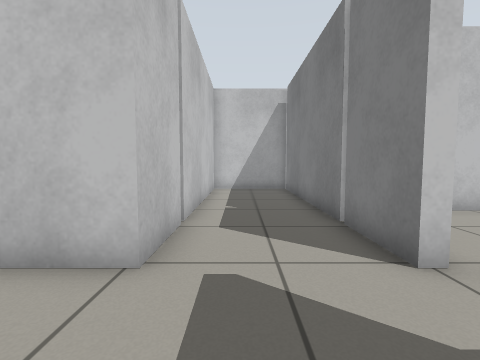
[1] (above)

16 first-person views from a walk through a robot-simulator world made for Gazebo. The camera is 0.69 m above the floor, tilts 4° down and sees 85° across. The floor is counted in squares, 0.5 m on a side. Each view is taken from the middle of a square. On the plan, view 1 faces up. The plan holds only what a view shows up to about 13 squares ahead; the rest is blank.

[2]
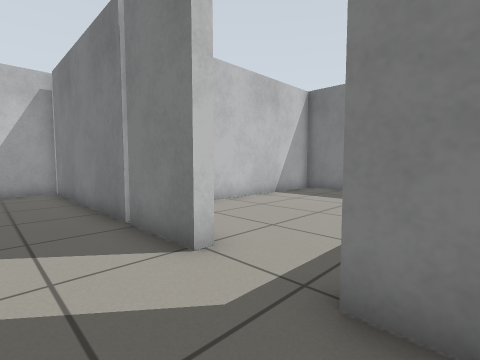

[3]
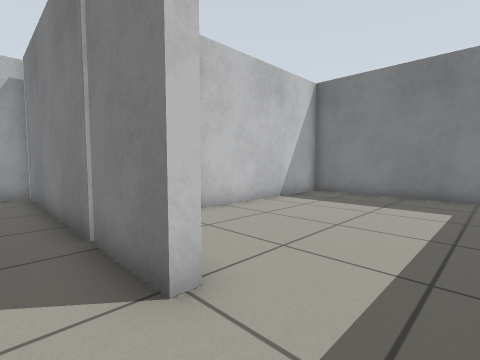

[4]
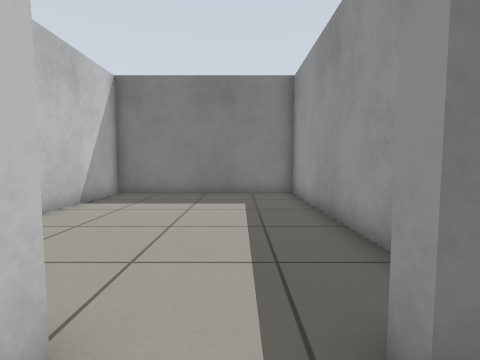

[5]
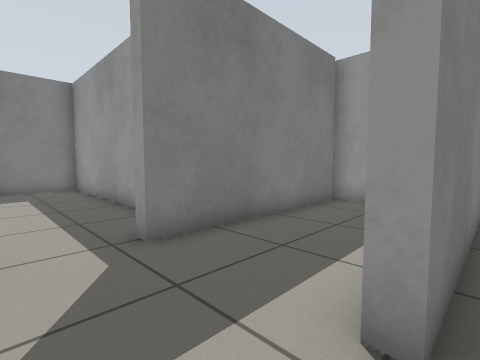

[6]
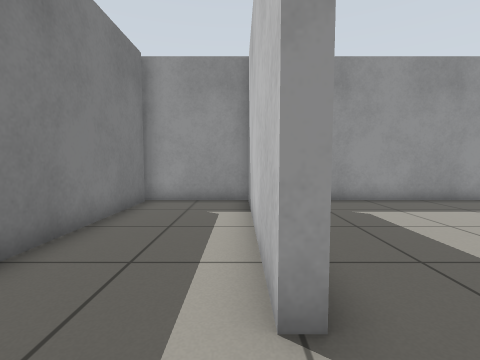

[7]
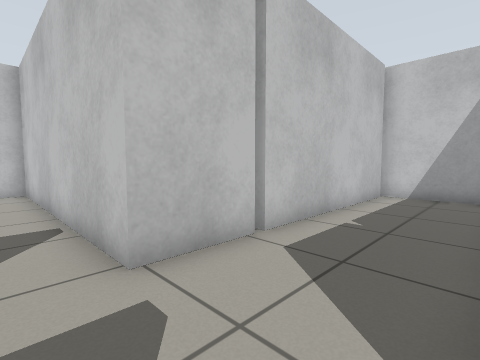

[8]
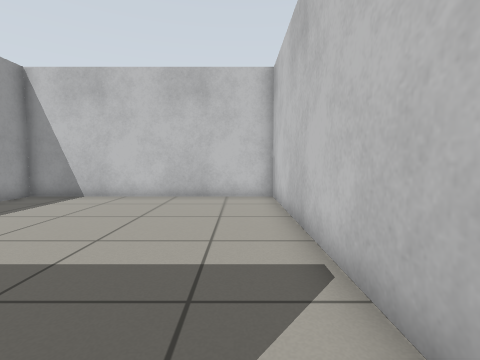

[9]
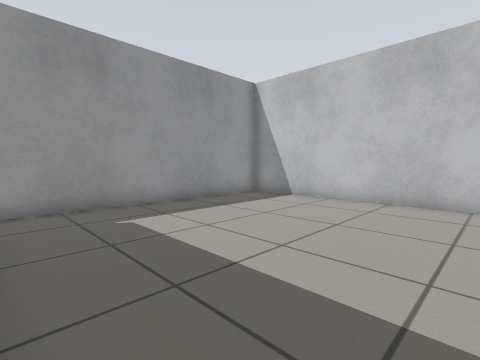

[10]
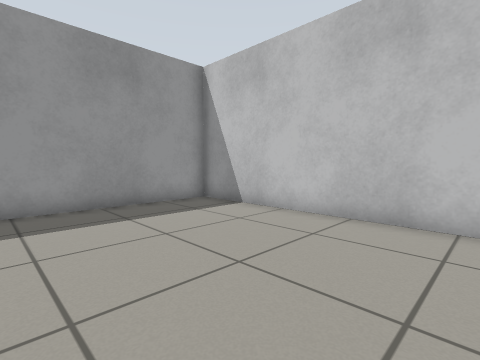

[11]
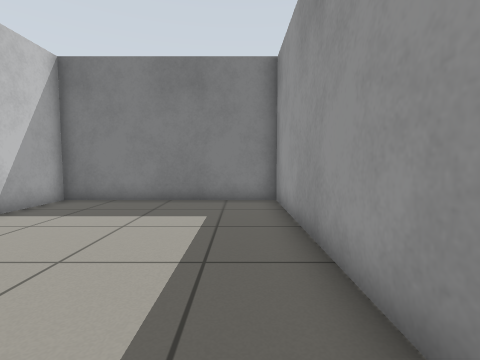

[12]
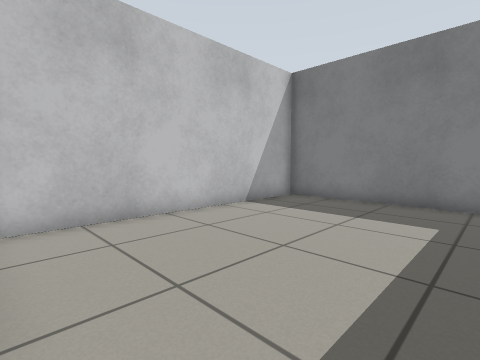

[13]
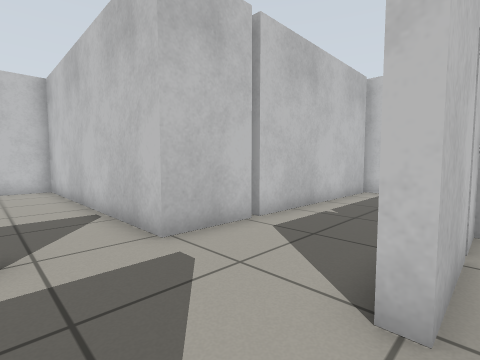

[14]
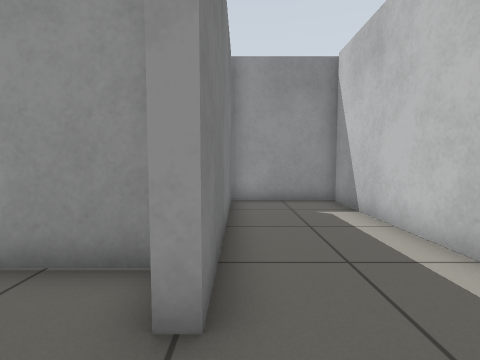

[15]
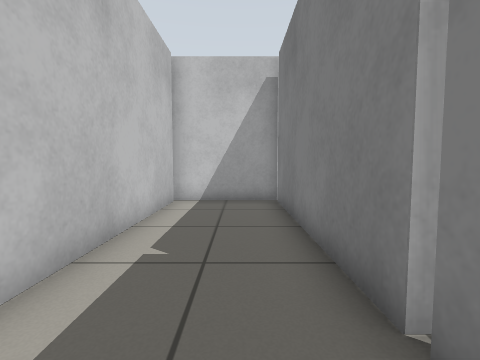

[16]
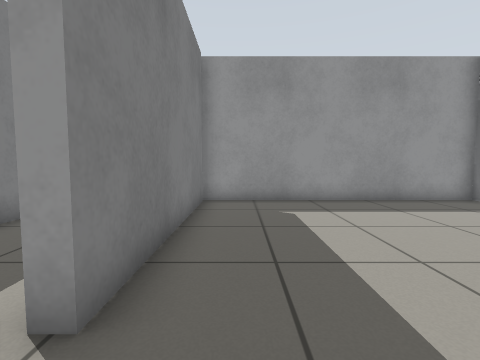

### Floor plan
Ten units are one square. View 1 is at (0, 0); x grows to the right and y downward. Boxes are objects, and circles mark ways between rooms. Rooms are numbered by the first view taken in them; rooms with no view inside come last. Other rooms are left out.
<svg viewBox="-118 -138 246 206">
<path fill="none" stroke="#000" d="M-17 -10 -13 -10 -13 60M27 -33 23 -33 23 -58M-13 -58 -13 -33 -25 -33M23 -60 23 -130M-19 63 23 63 23 -10M24 -133 -13 -133 -13 -60M-25 -33 -113 -33 -113 63 -19 63M-17 60 -17 -10M27 -58 27 -33M23 -10 28 -10M31 3 123 3 123 -73 27 -73 27 -60 23 -60"/>
<circle cx="-20" cy="-20" r="3" fill="#2a7"/>
<circle cx="20" cy="-20" r="3" fill="#2a7"/>
<circle cx="20" cy="-60" r="3" fill="#2a7"/>
<text x="0" y="-30">1</text>
<text x="-70" y="10">2</text>
<text x="80" y="-40">3</text>
</svg>
Room 1 opens to room 2. Room 1 opens to room 3.

Where each view was taken, in squares from view 1:
view 1: 0 up, 0 right, facing up
view 2: 0 up, 0 right, facing up-right
view 3: 1 up, 1 right, facing up-right
view 4: 2 up, 1 right, facing right
view 5: 3 up, 2 left, facing down-right
view 6: 3 up, 1 left, facing down
view 7: 2 up, 2 right, facing up-left
view 8: 2 up, 1 left, facing left
view 9: 2 up, 2 left, facing down-left
view 10: 2 up, 5 left, facing down-left
view 11: 1 up, 3 right, facing right
view 12: 1 up, 3 right, facing up-right
view 13: 1 up, 3 right, facing up-left
view 14: 3 up, 2 right, facing down
view 15: 4 up, 1 right, facing up
view 16: 3 up, 3 left, facing down
